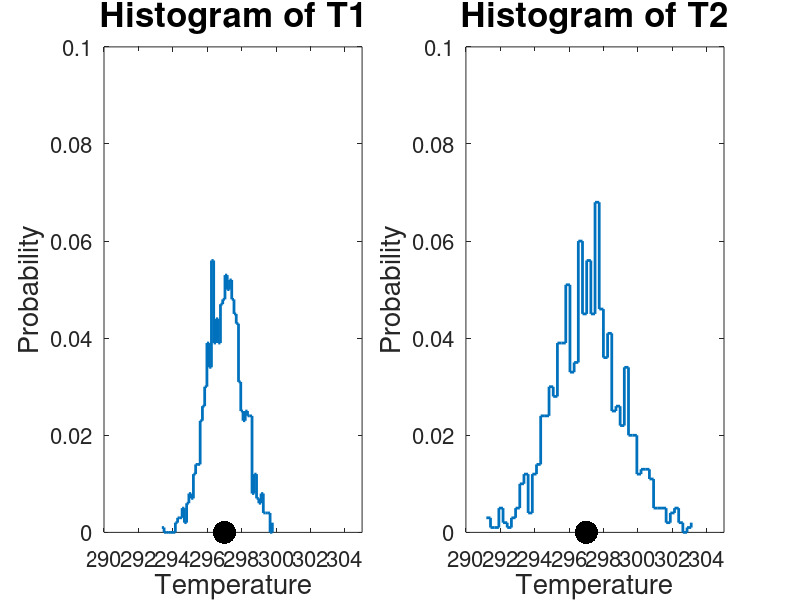
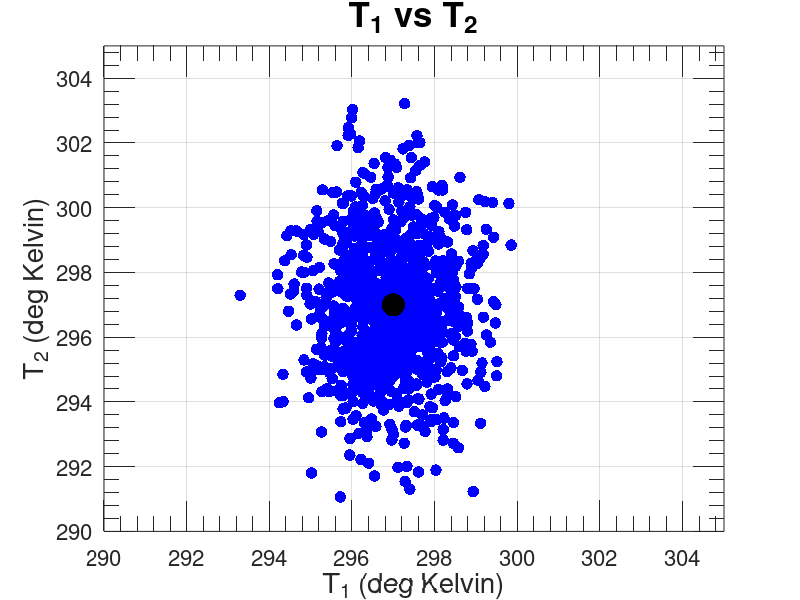
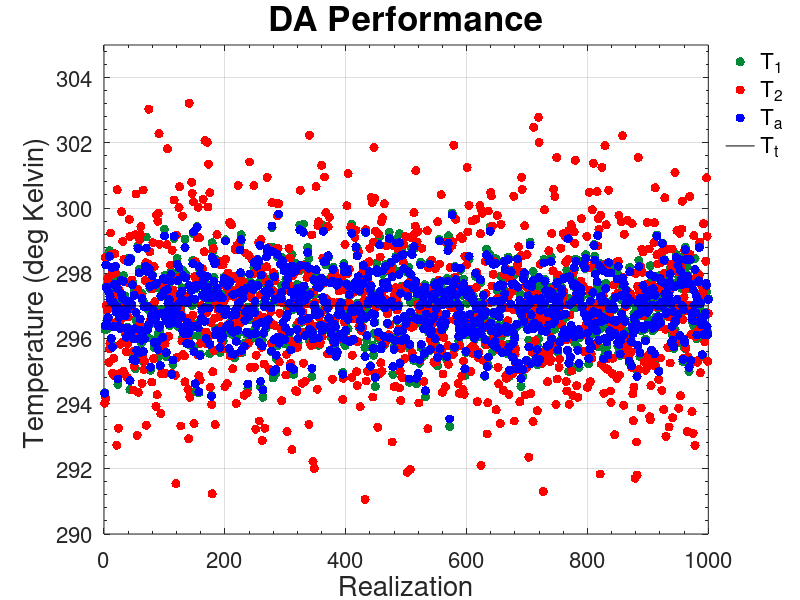

These figures' MATLAB source, in order:
% Class Exercise 1a
% Numerical Representation of Toy Example (same as CE1 but see line 125)
% 
% See Problem Set in Lecture 003

% Tt is the true value of temperature in the room
% T1 is the measured temperature using thermometer 1 (taiwo's)
% T2 is the measured temperature using thermometer 2 (sam's)

%--------------------------------------------------------------------------
% editable variables
%--------------------------------------------------------------------------

% Set Tt
Tt = 297; % degrees Kelvin (my kind of room temp :) )

% Set e1 and e2 (note: e1 and e2 are random, unbiased and normally
% distributed)

mu1=0;  % mean of e1
mu2=0;  % mean of e2

sigma1 = 1; %2.5; % standard deviation of e1
sigma2 = 2; % standard deviation of e2

nsamples = 1e3; % number of samples (realization)
%--------------------------------------------------------------------------

% generate nsamples of e1 and e2 given their characteristics

% initialize seed (for reproducibility purposes)
j=1;
randn('state',j);

e1 = mu1 + sigma1*randn(nsamples,1);
e2 = mu2 + sigma2*randn(nsamples,1);


% generate nsamples of T1 and T2 (our observations)
T1 = Tt + e1;
T2 = Tt + e2;


% Diagnostics
%--------------------------------------------------------------------------
% check histogram of T1 & T2
figure(1)
clf(1)
subplot(1,2,1);
[n1,x1]=hist(T1,50);
h=stairs(x1,n1./sum(n1));
set(h,'Linewidth',2);
hold on;
plot(Tt,0,'k.','Markersize',50);
xlim([290 305]);
ylim([0 0.1]);
set(gca,'Fontsize',16);
xlabel('Temperature','Fontsize',20);
ylabel('Probability','Fontsize',20);
title('Histogram of T1','Fontsize',25);

subplot(1,2,2);
[n2,x2]=hist(T2,50);
h=stairs(x2,n2./sum(n2));
set(h,'Linewidth',2);
hold on;
plot(Tt,0,'k.','Markersize',50);
xlim([290 305]);
ylim([0 0.1]);
set(gca,'Fontsize',16);
xlabel('Temperature','Fontsize',20);
ylabel('Probability','Fontsize',20);
title('Histogram of T2','Fontsize',25);

figure(2)
clf(2)
plot(T1,T2,'b.','Markersize',25);
hold on;
plot(Tt,Tt,'k.','Markersize',50);
xlim([290 305]);
ylim([290 305]);
grid on;
set(gca,'Fontsize',16);
xlabel('T_1 (deg Kelvin)','Fontsize',20);
ylabel('T_2 (deg Kelvin)','Fontsize',20);
title('T_1 vs T_2','Fontsize',25);
set(gca,'YMinorTick','on');
set(gca,'XMinorTick','on');
set(gca,'TIckLength',[0.05 0.05]);
% check statistics
disp('Mean and Std Deviation of e1');
disp([mean(e1), std(e1)]);
disp('Mean and Std Deviation of e2');
disp([mean(e2), std(e2)]);
disp('Correlation between T1 and T2');
disp(corr(T1,T2));


%--------------------------------------------------------------------------

% Estimate the true temperature as a linear combination of 2 pieces of
% information, i.e.

% Ta = a1*T1 + a2*T2 or Ta = T2 + a1*(T1-T2)
% Since we assume e1 and e2 to be unbiased, it follows that 
% E(T1)=E(T2)=E(Ta)=Tt
% E(Ta)=a1*E(T1)+a2*E(T2)
% Tt = a1*Tt + a2*Tt
% 1 = a1 + a2

% Ta will be the best estimate of Tt if coefficients minimize mean square
% error:
% sigmaa^2 = E[(Ta-Tt)^2]
% 
% E[(Ta-Tt)^2]= E[ ( a1*(T1-Tt) + (1-a1)*(T2-Tt) )^2]
% Solve a1, a2, Ta and sigmaa 
% a1 = sigma2^2/(sigma1^2+sigma2^2);
% a2 = sigma1^2/(sigma1^2+sigma2^2);
% Ta = a1*T1+a2*T2;
% sigmaa = sqrt( (sigma1^2*sigma2^2)/(sigma1^2+sigma2^2);

%==========================================================================

% pretend we dont know sigma2, now assume a different sigma2
inf=2; % change o higher/lower than 1 to reflect over/under estimation
sigma2a=sigma2*inf;

a1 = sigma2a^2/(sigma1^2+sigma2a^2);
a2 = sigma1^2/(sigma1^2+sigma2a^2);

Ta = a1*T1+a2*T2;
sigmaa = sqrt( (sigma1^2*sigma2^2)/(sigma1^2+sigma2^2) );

disp('a1, a2 and sigmaa')
disp([a1, a2, sigmaa]);

% Diagnostics
figure(3)
clf(3)
C=[0,136,55; 202,0,32; 56,108,176]/255; 
plot(T1,'.','Color',C(1,:)','Markersize',20);
hold on;
plot(T2,'r.','Markersize',20);
hold on;
plot(Ta,'b.','Markersize',20);
hold on;
plot([1:length(Ta)],Tt*ones(length(Ta),1),'k-');
ylim([290 305]);
grid on;
set(gca,'Fontsize',16);
ylabel('Temperature (deg Kelvin) ','Fontsize',20);
xlabel('Realization','Fontsize',20);
hl=legend('T_1','T_2','T_a','T_t','Location','BestOutside');
set(hl,'Fontsize',16);
set(hl,'Box','off');
set(gca,'YMinorTick','on');
set(gca,'XMinorTick','on');
title('DA Performance','Fontsize',25);

% Check if our estimate is more accurate
disp(['T1, ',' T2,',' Ta,',' Tt']);
disp([mean(T1),mean(T2),mean(Ta), Tt]);
disp('root mean square errors for T1, T2 and Ta');
disp([ sqrt(mean((T1-Tt).^2)),sqrt(mean((T2-Tt).^2)), sqrt(mean((Ta-Tt).^2)) ]);

%--------------------------------------------------------------------------
% we can also find the coefficients by
X=[T1,T2];
Y=Ta;
num1=cov(X(:,1),Y);
b1 = num1(2,1)/var(X(:,1));
num2=cov(X(:,2),Ta);
b2 = num2(2,1)/var(X(:,2));

% or
betas=X\Y;

% disp('betas')
% disp([b1,b2,betas']);
%--------------------------------------------------------------------------